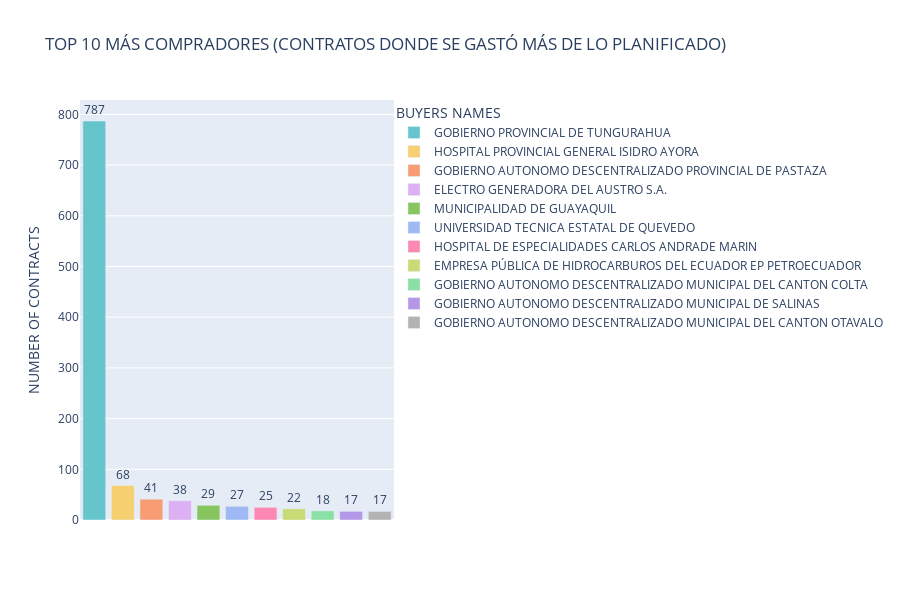

Write notebook code for a chart like this one.
### Code cell
fig = px.bar(top10_buyer_name_mayorgasto_table,x="buyer_name_releases",y='Counts',color='buyer_name_releases',text_auto=True,title="TOP 10 MÁS COMPRADORES (CONTRATOS DONDE SE GASTÓ MÁS DE LO PLANIFICADO)",color_discrete_sequence=px.colors.qualitative.Pastel)


#Mostrar los reesultados
fig.update_traces(textposition='outside')

# Ajustar la orientación de las etiquetas de los ejes
fig.update_layout(
    xaxis=dict(tickangle=-90),  
    yaxis=dict(tickangle=0)
)
# 
fig.update_xaxes(showticklabels=False)
#Titulo al eje Y
fig.update_yaxes(title_text='NUMBER OF CONTRACTS')
fig.update_xaxes(title_text=None)
# Legenda
fig.update_layout(
    legend=dict(
        x=1,  # Ajustar la posición en el eje x
        y=1,  # Ajustar la posición en el eje y
        traceorder='normal',
        orientation='v',
        valign='top',
        title='BUYERS NAMES'
    ),
    width=900,  
    height=600 
)
fig

### Figure 1 — Plotly figure (JSON) as saved in the notebook; plotly's stock layout.template omitted (floating-point values rounded to 4 significant figures)
{"data": [{"alignmentgroup": "True", "hovertemplate": "buyer_name_releases=%{x}<br>Counts=%{y}<extra></extra>", "legendgroup": "GOBIERNO PROVINCIAL DE TUNGURAHUA", "marker": {"color": "rgb(102, 197, 204)", "pattern": {"shape": ""}}, "name": "GOBIERNO PROVINCIAL DE TUNGURAHUA", "offsetgroup": "GOBIERNO PROVINCIAL DE TUNGURAHUA", "orientation": "v", "showlegend": true, "textposition": "outside", "texttemplate": "%{y}", "type": "bar", "x": ["GOBIERNO PROVINCIAL DE TUNGURAHUA"], "xaxis": "x", "y": [787], "yaxis": "y"}, {"alignmentgroup": "True", "hovertemplate": "buyer_name_releases=%{x}<br>Counts=%{y}<extra></extra>", "legendgroup": "HOSPITAL PROVINCIAL GENERAL ISIDRO AYORA", "marker": {"color": "rgb(246, 207, 113)", "pattern": {"shape": ""}}, "name": "HOSPITAL PROVINCIAL GENERAL ISIDRO AYORA", "offsetgroup": "HOSPITAL PROVINCIAL GENERAL ISIDRO AYORA", "orientation": "v", "showlegend": true, "textposition": "outside", "texttemplate": "%{y}", "type": "bar", "x": ["HOSPITAL PROVINCIAL GENERAL ISIDRO AYORA"], "xaxis": "x", "y": [68], "yaxis": "y"}, {"alignmentgroup": "True", "hovertemplate": "buyer_name_releases=%{x}<br>Counts=%{y}<extra></extra>", "legendgroup": "GOBIERNO AUTONOMO DESCENTRALIZADO PROVINCIAL DE PASTAZA", "marker": {"color": "rgb(248, 156, 116)", "pattern": {"shape": ""}}, "name": "GOBIERNO AUTONOMO DESCENTRALIZADO PROVINCIAL DE PASTAZA", "offsetgroup": "GOBIERNO AUTONOMO DESCENTRALIZADO PROVINCIAL DE PASTAZA", "orientation": "v", "showlegend": true, "textposition": "outside", "texttemplate": "%{y}", "type": "bar", "x": ["GOBIERNO AUTONOMO DESCENTRALIZADO PROVINCIAL DE PASTAZA"], "xaxis": "x", "y": [41], "yaxis": "y"}, {"alignmentgroup": "True", "hovertemplate": "buyer_name_releases=%{x}<br>Counts=%{y}<extra></extra>", "legendgroup": "ELECTRO GENERADORA DEL AUSTRO S.A. ", "marker": {"color": "rgb(220, 176, 242)", "pattern": {"shape": ""}}, "name": "ELECTRO GENERADORA DEL AUSTRO S.A. ", "offsetgroup": "ELECTRO GENERADORA DEL AUSTRO S.A. ", "orientation": "v", "showlegend": true, "textposition": "outside", "texttemplate": "%{y}", "type": "bar", "x": ["ELECTRO GENERADORA DEL AUSTRO S.A. "], "xaxis": "x", "y": [38], "yaxis": "y"}, {"alignmentgroup": "True", "hovertemplate": "buyer_name_releases=%{x}<br>Counts=%{y}<extra></extra>", "legendgroup": "MUNICIPALIDAD DE GUAYAQUIL", "marker": {"color": "rgb(135, 197, 95)", "pattern": {"shape": ""}}, "name": "MUNICIPALIDAD DE GUAYAQUIL", "offsetgroup": "MUNICIPALIDAD DE GUAYAQUIL", "orientation": "v", "showlegend": true, "textposition": "outside", "texttemplate": "%{y}", "type": "bar", "x": ["MUNICIPALIDAD DE GUAYAQUIL"], "xaxis": "x", "y": [29], "yaxis": "y"}, {"alignmentgroup": "True", "hovertemplate": "buyer_name_releases=%{x}<br>Counts=%{y}<extra></extra>", "legendgroup": "UNIVERSIDAD TECNICA ESTATAL DE QUEVEDO", "marker": {"color": "rgb(158, 185, 243)", "pattern": {"shape": ""}}, "name": "UNIVERSIDAD TECNICA ESTATAL DE QUEVEDO", "offsetgroup": "UNIVERSIDAD TECNICA ESTATAL DE QUEVEDO", "orientation": "v", "showlegend": true, "textposition": "outside", "texttemplate": "%{y}", "type": "bar", "x": ["UNIVERSIDAD TECNICA ESTATAL DE QUEVEDO"], "xaxis": "x", "y": [27], "yaxis": "y"}, {"alignmentgroup": "True", "hovertemplate": "buyer_name_releases=%{x}<br>Counts=%{y}<extra></extra>", "legendgroup": "HOSPITAL DE ESPECIALIDADES CARLOS ANDRADE MARIN", "marker": {"color": "rgb(254, 136, 177)", "pattern": {"shape": ""}}, "name": "HOSPITAL DE ESPECIALIDADES CARLOS ANDRADE MARIN", "offsetgroup": "HOSPITAL DE ESPECIALIDADES CARLOS ANDRADE MARIN", "orientation": "v", "showlegend": true, "textposition": "outside", "texttemplate": "%{y}", "type": "bar", "x": ["HOSPITAL DE ESPECIALIDADES CARLOS ANDRADE MARIN"], "xaxis": "x", "y": [25], "yaxis": "y"}, {"alignmentgroup": "True", "hovertemplate": "buyer_name_releases=%{x}<br>Counts=%{y}<extra></extra>", "legendgroup": "EMPRESA PÚBLICA DE HIDROCARBUROS DEL ECUADOR EP PETROECUADOR", "marker": {"color": "rgb(201, 219, 116)", "pattern": {"shape": ""}}, "name": "EMPRESA PÚBLICA DE HIDROCARBUROS DEL ECUADOR EP PETROECUADOR", "offsetgroup": "EMPRESA PÚBLICA DE HIDROCARBUROS DEL ECUADOR EP PETROECUADOR", "orientation": "v", "showlegend": true, "textposition": "outside", "texttemplate": "%{y}", "type": "bar", "x": ["EMPRESA PÚBLICA DE HIDROCARBUROS DEL ECUADOR EP PETROECUADOR"], "xaxis": "x", "y": [22], "yaxis": "y"}, {"alignmentgroup": "True", "hovertemplate": "buyer_name_releases=%{x}<br>Counts=%{y}<extra></extra>", "legendgroup": "GOBIERNO AUTONOMO DESCENTRALIZADO MUNICIPAL DEL CANTON COLTA", "marker": {"color": "rgb(139, 224, 164)", "pattern": {"shape": ""}}, "name": "GOBIERNO AUTONOMO DESCENTRALIZADO MUNICIPAL DEL CANTON COLTA", "offsetgroup": "GOBIERNO AUTONOMO DESCENTRALIZADO MUNICIPAL DEL CANTON COLTA", "orientation": "v", "showlegend": true, "textposition": "outside", "texttemplate": "%{y}", "type": "bar", "x": ["GOBIERNO AUTONOMO DESCENTRALIZADO MUNICIPAL DEL CANTON COLTA"], "xaxis": "x", "y": [18], "yaxis": "y"}, {"alignmentgroup": "True", "hovertemplate": "buyer_name_releases=%{x}<br>Counts=%{y}<extra></extra>", "legendgroup": "GOBIERNO AUTONOMO DESCENTRALIZADO MUNICIPAL DE SALINAS", "marker": {"color": "rgb(180, 151, 231)", "pattern": {"shape": ""}}, "name": "GOBIERNO AUTONOMO DESCENTRALIZADO MUNICIPAL DE SALINAS", "offsetgroup": "GOBIERNO AUTONOMO DESCENTRALIZADO MUNICIPAL DE SALINAS", "orientation": "v", "showlegend": true, "textposition": "outside", "texttemplate": "%{y}", "type": "bar", "x": ["GOBIERNO AUTONOMO DESCENTRALIZADO MUNICIPAL DE SALINAS"], "xaxis": "x", "y": [17], "yaxis": "y"}, {"alignmentgroup": "True", "hovertemplate": "buyer_name_releases=%{x}<br>Counts=%{y}<extra></extra>", "legendgroup": "GOBIERNO AUTONOMO DESCENTRALIZADO MUNICIPAL DEL CANTON OTAVALO", "marker": {"color": "rgb(179, 179, 179)", "pattern": {"shape": ""}}, "name": "GOBIERNO AUTONOMO DESCENTRALIZADO MUNICIPAL DEL CANTON OTAVALO", "offsetgroup": "GOBIERNO AUTONOMO DESCENTRALIZADO MUNICIPAL DEL CANTON OTAVALO", "orientation": "v", "showlegend": true, "textposition": "outside", "texttemplate": "%{y}", "type": "bar", "x": ["GOBIERNO AUTONOMO DESCENTRALIZADO MUNICIPAL DEL CANTON OTAVALO"], "xaxis": "x", "y": [17], "yaxis": "y"}], "layout": {"barmode": "relative", "height": 600, "legend": {"orientation": "v", "title": {"text": "BUYERS NAMES"}, "tracegroupgap": 0, "traceorder": "normal", "valign": "top", "x": 1, "y": 1}, "title": {"text": "TOP 10 MÁS COMPRADORES (CONTRATOS DONDE SE GASTÓ MÁS DE LO PLANIFICADO)"}, "width": 900, "xaxis": {"anchor": "y", "categoryarray": ["GOBIERNO PROVINCIAL DE TUNGURAHUA", "HOSPITAL PROVINCIAL GENERAL ISIDRO AYORA", "GOBIERNO AUTONOMO DESCENTRALIZADO PROVINCIAL DE PASTAZA", "ELECTRO GENERADORA DEL AUSTRO S.A. ", "MUNICIPALIDAD DE GUAYAQUIL", "UNIVERSIDAD TECNICA ESTATAL DE QUEVEDO", "HOSPITAL DE ESPECIALIDADES CARLOS ANDRADE MARIN", "EMPRESA PÚBLICA DE HIDROCARBUROS DEL ECUADOR EP PETROECUADOR", "GOBIERNO AUTONOMO DESCENTRALIZADO MUNICIPAL DEL CANTON COLTA", "GOBIERNO AUTONOMO DESCENTRALIZADO MUNICIPAL DE SALINAS", "GOBIERNO AUTONOMO DESCENTRALIZADO MUNICIPAL DEL CANTON OTAVALO"], "categoryorder": "array", "domain": [0, 1], "showticklabels": false, "tickangle": -90, "title": {}}, "yaxis": {"anchor": "x", "domain": [0, 1], "tickangle": 0, "title": {"text": "NUMBER OF CONTRACTS"}}}}
